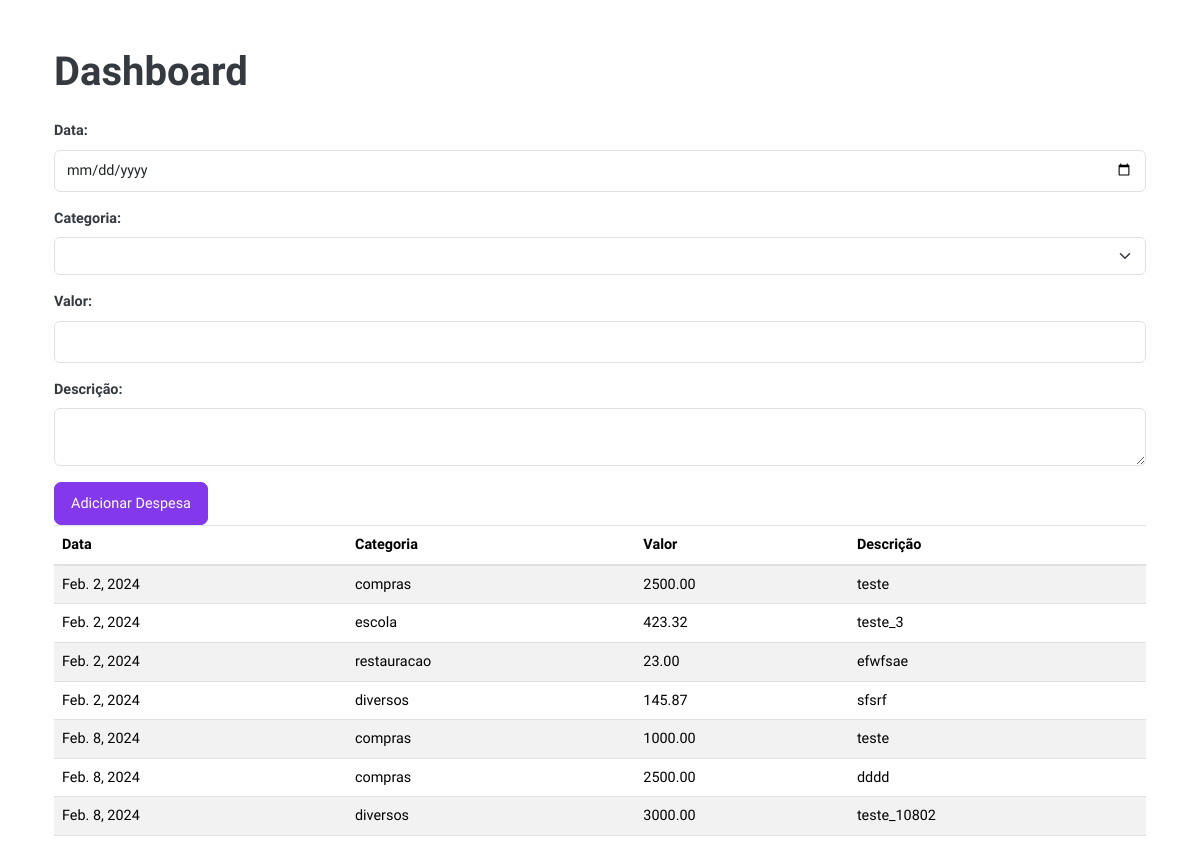
Before: /dashboard/ with the older database file.
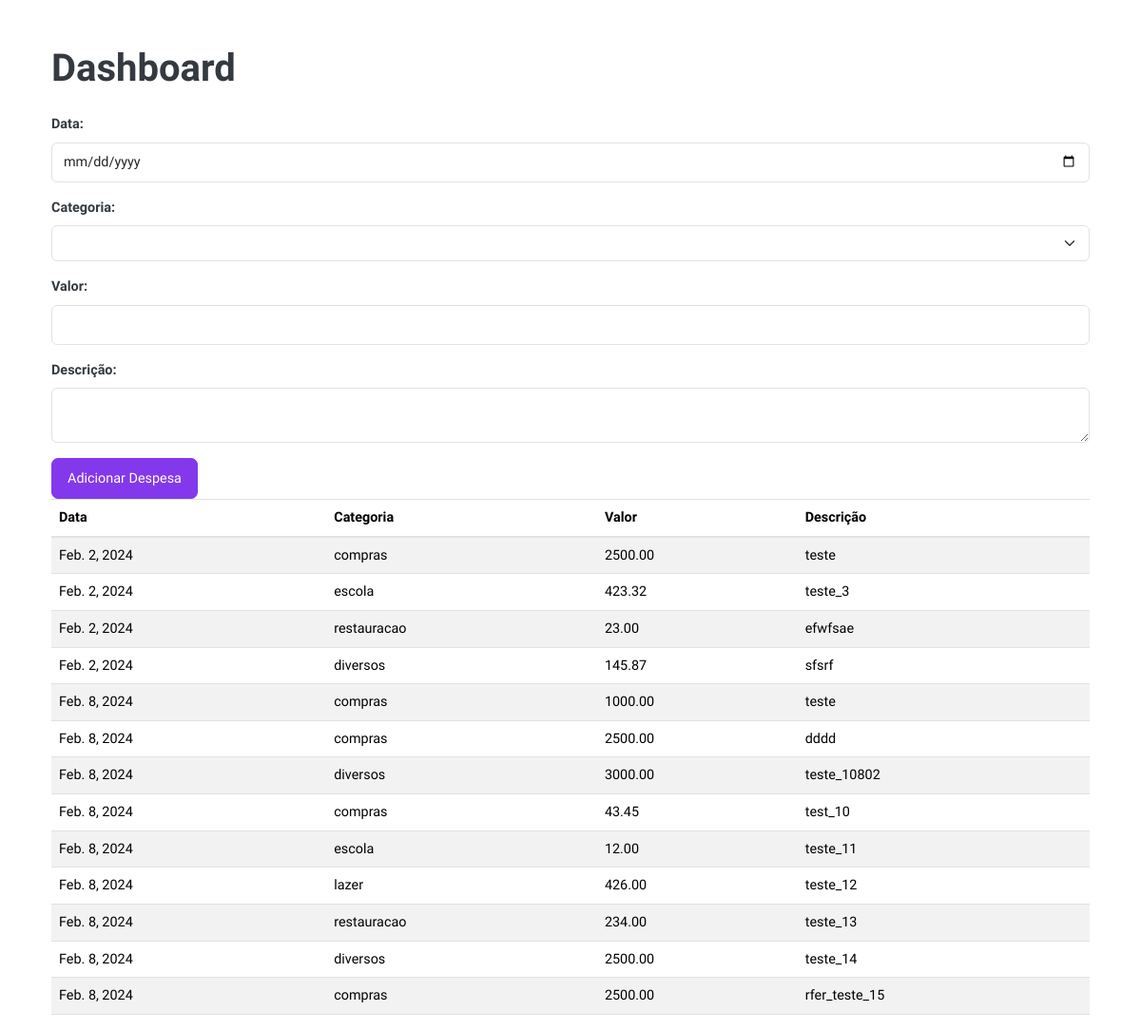
After: the same page with the newer database file.
### dashboard/models.py (models this page shows, shortened)
class Expense(models.Model):
    ALLOWED_CATEGORIES = [
        ('compras', 'Compras'),
        ('escola', 'Escola'),
        ('lazer', 'Lazer'),
        ('restauracao', 'Restauração'),
        ('diversos', 'Diversos'),
    ]
    date = models.DateField(auto_now_add=True)
    category = models.CharField(max_length=100, choices=ALLOWED_CATEGORIES)
    amount = models.DecimalField(max_digits=10, decimal_places=2)
    description = models.TextField()

### dashboard/views.py (the view)
# urls.py: path("dashboard/", include("dashboard.urls")), #dashboard
def dashboard(request):
    expenses = Expense.objects.all()
    return render(request, "dashboard/dashboard.html", {'expenses': expenses})

### dashboard/templates/dashboard/dashboard.html (shortened to what this page needs)
{% extends "base.html" %}
{% block page_content %}
<div class="container mt-5">
    <h1 class="mb-4">Dashboard</h1>
    <form method="post" action="{% url 'add_expense' %}">
        <div class="mb-3">
            <label for="date">Data:</label>
            <input type="date" id="date" name="date" class="form-control" required>
        </div>
        <div class="mb-3">
            <label for="category">Categoria:</label>
            <select id="category" name="category" class="form-select" required>
            </select>
        </div>
        <div class="mb-3">
            <label for="amount">Valor:</label>
            <input type="number" id="amount" name="amount" class="form-control" required>
        </div>
        <div class="mb-3">
            <label for="description">Descrição:</label>
            <textarea id="description" name="description" class="form-control" required></textarea>
        </div>
        <button type="submit" class="btn btn-primary">Adicionar Despesa</button>
    </form>
    <table class="table table-striped">
        <thead>
            <tr>
                <th>Data</th>
                <th>Categoria</th>
                <th>Valor</th>
                <th>Descrição</th>
            </tr>
        </thead>
        <tbody>
            {% for expense in expenses %}
            <tr>
                <td>{{ expense.date }}</td>
                <td>{{ expense.category }}</td>
                <td>{{ expense.amount }}</td>
                <td>{{ expense.description }}</td>
            </tr>
            {% endfor %}
        </tbody>
    </table>
</div>
{% endblock page_content %}

### templates/base.html (shortened to what this page needs)
<!DOCTYPE html>
<html lang="en">
<head>
    <link href="https://cdn.jsdelivr.net/npm/bootstrap@4.6.2/dist/css/bootstrap.min.css" rel="stylesheet">
    <link href="https://cdn.jsdelivr.net/npm/bootstrap@5.3.0-alpha1/dist/css/bootstrap.min.css" rel="stylesheet">
    <link rel="stylesheet" href=ss/bootstrap.min.css type="text/css">
    <link rel="stylesheet" type="text/css" href=css/materialdesignicons.min.css />
    <link rel="stylesheet" type="text/css" href=css/style.css/>
</head>
<body class="container">
    {% block page_content %}
    {% endblock page_content %}
</body>
</html>

### dashboard/templates/dashboard/css/style.css (style rules this page uses)
body { font-size: 0.9rem; color: #343a40; font-family: "Nunito Sans", sans-serif; }
html { scroll-padding-top: 58px; }
h1, h2, h3, h4, h5, h6 { color: #343a40; font-family: "Nunito Sans", sans-serif; font-weight: 600; }
@media (min-width: 1200px) { .container { max-width: 1140px; } }
.form-control::placeholder { color: #cbcbd5; }
label { color: #343a40; font-weight: 600; }
.btn { font-size: 0.9rem; padding: 10px 16px; font-weight: 500; transition: all 0.4s; border-radius: 7px; }
.btn-primary { color: #ffffff; background: #8338EC; border-color: #8338EC; }
.form-control { font-size: 0.9rem; border-color: #dee2e6; height: 42px; }

Changed rows visible on the page:
added Expense: date "Feb. 8, 2024", category "compras", amount "43.45", description "test_10"
added Expense: date "Feb. 8, 2024", category "escola", amount "12.00", description "teste_11"
added Expense: date "Feb. 8, 2024", category "lazer", amount "426.00", description "teste_12"
added Expense: date "Feb. 8, 2024", category "restauracao", amount "234.00", description "teste_13"
added Expense: date "Feb. 8, 2024", category "diversos", amount "2500.00", description "teste_14"
added Expense: date "Feb. 8, 2024", category "compras", amount "2500.00", description "rfer_teste_15"
